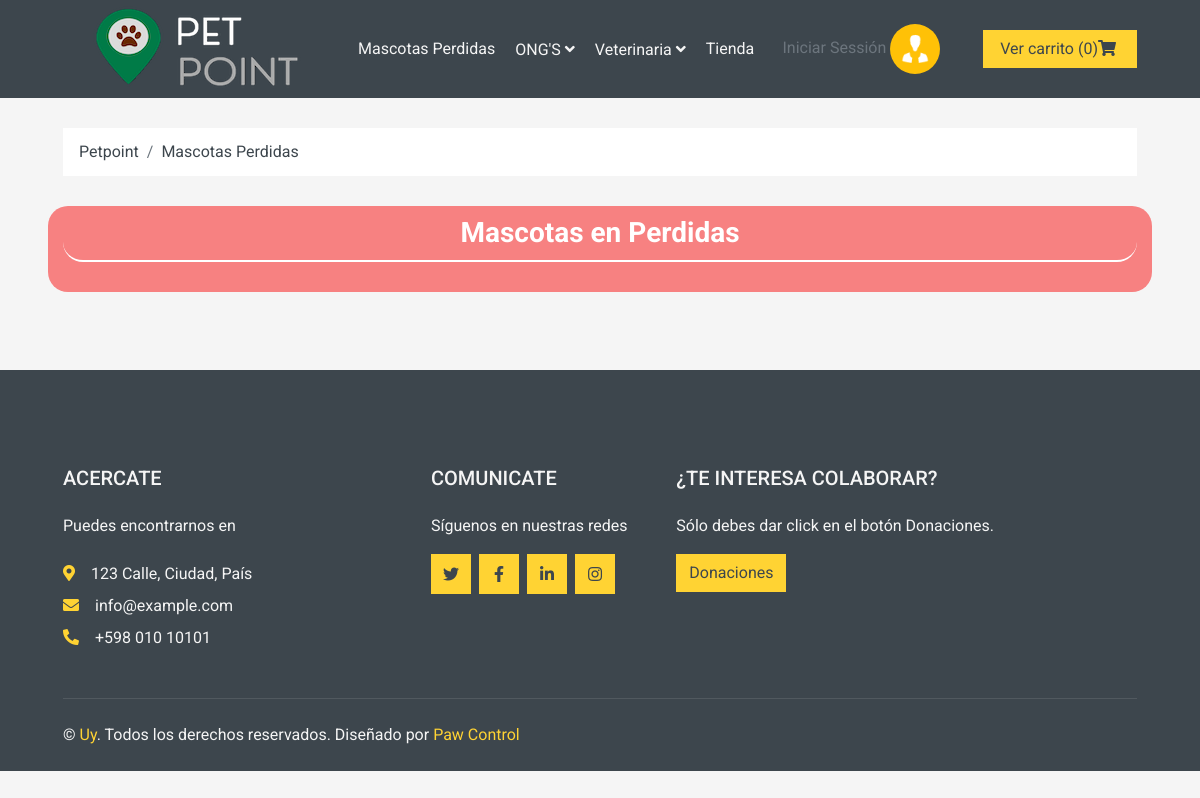
Page /View/MascotasPerdidas.php on the earlier database version.
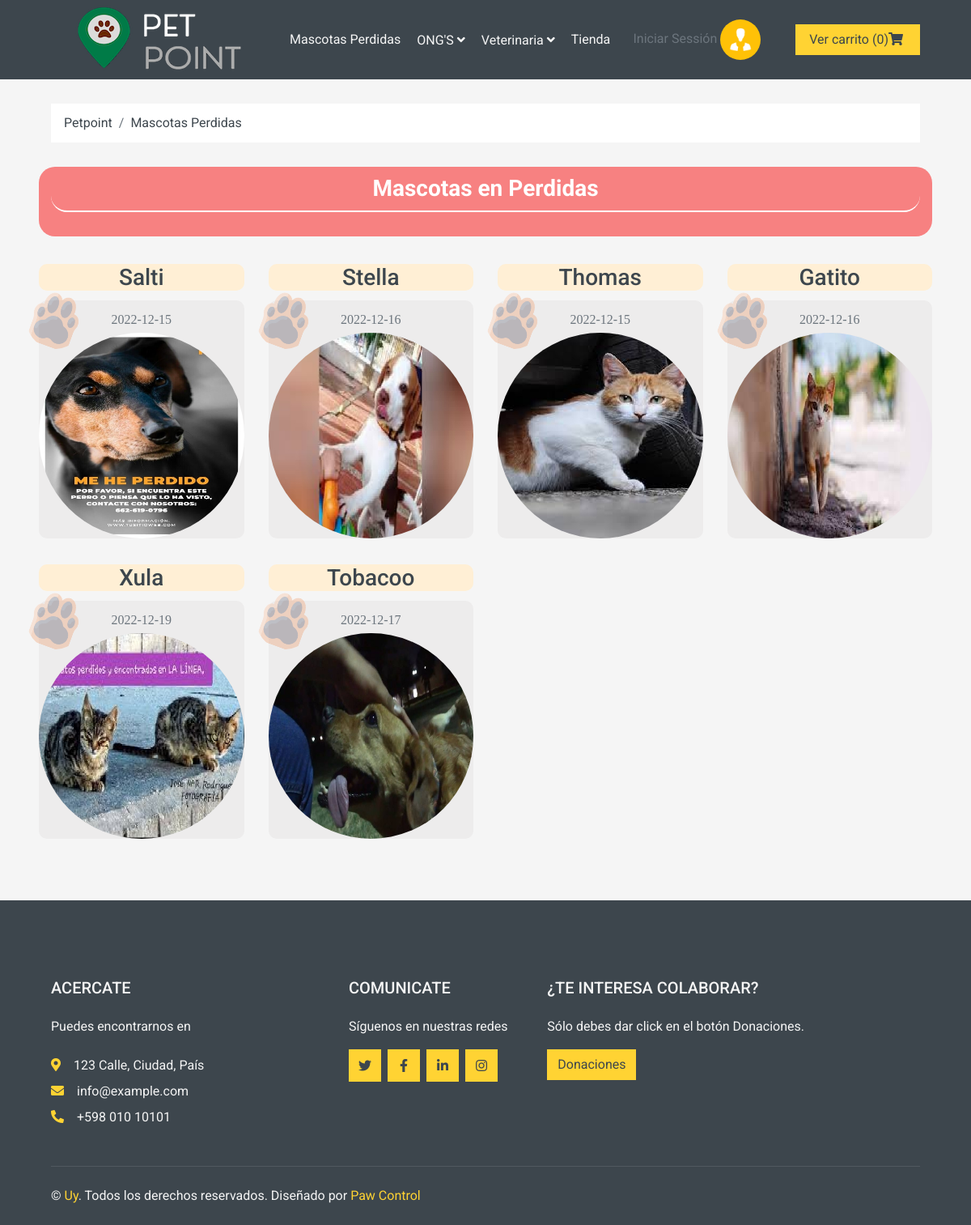
Same page on the later database version.
### tables this page shows
CREATE TABLE `mascotas` (
  `id` int(11) NOT NULL,
  `nombre` varchar(200) NOT NULL,
  `tipo` varchar(200) NOT NULL,
  `lugar` varchar(200) NOT NULL,
  `descripcion` varchar(200) NOT NULL,
  `fecha` date NOT NULL,
  `foto` varchar(200) NOT NULL,
  `codigo_usu` varchar(200) NOT NULL,
  `rolmascota` int(11) NOT NULL
);

### Controller/C_mascotasPerdidas.php (called while the page is built, shortened)
<?php
     try {
            $db = new Conexion();
            $con = $db->conectar();
            $consulta = "SELECT id, nombre, tipo, lugar, descripcion, fecha, foto FROM mascotas WHERE rolmascota = 1 ";
            $resultado = mysqli_query($con, $consulta);
            return $resultado;
        } catch (Exception $e) {
            echo "Error";
        }
?>

### View/MascotasPerdidas.php (the view, shortened to what this page needs)
<?php
include '../Controller/C_mascotasPerdidas.php';
?>
<html lang="es">
<head>
    <link href="https://cdnjs.cloudflare.com/ajax/libs/font-awesome/5.10.0/css/all.min.css" rel="stylesheet">
    <link href="lib/animate/animate.min.css" rel="stylesheet">
    <link href="lib/owlcarousel/assets/owl.carousel.min.css" rel="stylesheet">
    <link href="../Css/style.css" rel="stylesheet">
</head>
<body>
    <?php include "BarrasYLibrerias/BarraNavegacion.php"; ?>
    <div class="container-fluid">
        <div class="row px-xl-5">
            <div class="col-12">
                <nav class="breadcrumb bg-light mb-30">
                    <a class="breadcrumb-item text-dark" href="Index.php">Petpoint</a>
                    <a class="breadcrumb-item text-dark" href="MascotasPerdidas.php">Mascotas Perdidas</a>
                </nav>
            </div>
        </div>
    </div>
    <div class="container-fluid">
        <div class="row px-xl-5" >
            <div class="col-12" style="background-color: #F78181; border-radius: 20px; margin-bottom: 30px;">
               <h3 style="padding: 10px; margin-bottom: 30px; text-align: center; border-radius: 20px; color: #fff; border-bottom: 2px solid;">Mascotas en Perdidas</h3>
            </div>
        </div>
    </div>
     <div class="">
        <div class="row px-xl-5">
            <?php  foreach ($resultado as $row) { ?>
                <div class="col-lg-3 col-md-6 col-sm-6 pb-1">
                    <div class="text-center py-1">
                        <h1 class="h3 text-decoration-none text-truncate" style="background:#ffefd5; border-radius:10px;"><?php echo $row['nombre'] ?></h1>
                    </div>
                    <div class="product-item  mb-4" style="border-radius:10px; background:#EDECEC">
                        <div class="team-wrap" style=" content: Hola; position: absolute; font-family: flaticon; font-size: 50px; left: 0px; transform: rotate(20deg); opacity: 0.3; z-index: 10; margin-top: -10px;">
                        <img class="img-fluid rounded-circle w-100" src="../img/patas.png" style="width:70px; height:70px " alt="">
                        </div>
                        <div class="text-center py-1">
                            <div class="d-flex align-items-center justify-content-center mt-2">
                                <FONT FACE="impact"><?php echo $row['fecha'];   ?></FONT>
                            </div>
                        </div>
                        <div class="product-img position-relative overflow-hidden">
                            <img class="img-fluid rounded-circle w-100" src="<?php echo $row['foto'] ?>" alt="">
                            <div class="product-action">
                            </div>
                        </div>
                    </div>
                </div>
            <?php } ?>
        </div>
    </div>
    <?php
    include "BarrasYLibrerias/Footer.php";
    ?>
</body>
</html>

### View/BarrasYLibrerias/BarraNavegacion.php (shortened to what this page needs)
<?php
if (!isset($_SESSION['rol'])) {
    $name  = 'Iniciar Sessión';
}
?>
<div class="container-fluid bg-dark mb-30">
    <div class="row px-xl-5">
        <div class="col-lg-12">
            <nav class="navbar navbar-expand-lg bg-dark navbar-dark py-3 py-lg-0 px-0">
                <a href="../View/Index.php" class="text-decoration d-block d-lg">
                    <img src="../img/petpointnwe1.png" class="img-responsive" alt="">
                </a>
                <div class="collapse navbar-collapse justify-content-between" id="navbarCollapse">
                    <div class="navbar-nav mr-auto py-0">
                        <a href="Index.php" class="nav-item nav-link"></a>
                        <div class="nav-item dropdown">
                            <a href="../View/MascotasPerdidas.php" class="nav-item nav-link">Mascotas Perdidas</a>
                        </div>
                        <div class="nav-item dropdown">
                            <a href="#" class="nav-link dropdown-toggle" data-toggle="dropdown">ONG'S <i class="fa fa-angle-down mt-1"></i></a>
                        </div>
                        <div class="nav-item dropdown">
                            <a href="#" class="nav-link dropdown-toggle" data-toggle="dropdown">Veterinaria <i class="fa fa-angle-down mt-1"></i></a>
                        </div>
                        <div class="nav-item dropdown">
                            <a href="../View/Distribuidora.php" class="nav-item nav-link">Tienda</a>
                        </div>
                    </div>
                    <div class="navbar-header">
                        <div class="d-flex">
                            <div class="dropdown d-inline-block user-dropdown">
                                <button type="button" class="btn header-item waves-effect" id="page-header-user-dropdown" data-bs-toggle="dropdown" aria-haspopup="true" aria-expanded="false">
                                    <span class="d-none d-xl-inline-block ms-1"><?php echo $name ?></span>
                                    <img class="rounded-circle header-profile-user" src="../img/imgperfil-a.png" alt="Header Avatar" width="50" height="50">
                                </button>
                            </div>
                            <div class="dropdown d-inline-block">
                                <button type="button" class="btn header-item noti-icon right-bar-toggle waves-effect">
                                </button>
                            </div>
                        </div>
                    </div>
                    <div class="navbar-nav  ">
                        <a href="../View/mostrarCarrito.php" class="nav-item ">
                        <button class="btn btn-primary px-3">Ver carrito (<?php echo (empty($_SESSION['carrito']))?0:count($_SESSION['carrito']); ?>)<i class="fa fa-shopping-cart mr-1"></i></button>
                        </a>
                        </div>
                    </div>
                </div>
        </div>
    </div>

### View/BarrasYLibrerias/Footer.php (shortened to what this page needs)
<div class="container-fluid bg-dark text-secondary mt-5 pt-5">
    <div class="row px-xl-5 pt-5">
        <div class="col-lg-4 col-md-12 mb-5 pr-3 pr-xl-5">
            <h5 class="text-secondary text-uppercase mb-4">Acercate</h5>
            <p class="mb-4">Puedes encontrarnos en</p>
            <p class="mb-2"><i class="fa fa-map-marker-alt text-primary mr-3"></i>123 Calle, Ciudad, País</p>
            <p class="mb-2"><i class="fa fa-envelope text-primary mr-3"></i>info@example.com</p>
            <p class="mb-0"><i class="fa fa-phone-alt text-primary mr-3"></i>+598 010 10101</p>
        </div>
        <div class="col-lg-8 col-md-12">
            <div class="row">
                <div class="col-md-4 mb-5">
                    <h5 class="text-secondary text-uppercase mb-4">COMUNICATE</h5>
                    <p >Síguenos en nuestras redes</p>
                    <div class="d-flex">
                        <a class="btn btn-primary btn-square mr-2" href="#"><i class="fab fa-twitter"></i></a>
                        <a class="btn btn-primary btn-square mr-2" href="#"><i class="fab fa-facebook-f"></i></a>
                        <a class="btn btn-primary btn-square mr-2" href="#"><i class="fab fa-linkedin-in"></i></a>
                        <a class="btn btn-primary btn-square" href="#"><i class="fab fa-instagram"></i></a>
                    </div>
                </div>
                <div class="col-md-8 mb-5 ml-auto">
                    <h5 class="text-secondary text-uppercase mb-4">¿Te interesa colaborar?</h5>
                    <p>Sólo debes dar click en el botón Donaciones.</p>
                    <div class="input-group">
                        <div>
                            <a href="../View/donaciones.php"><button class="btn btn-primary">Donaciones</button></a>
                        </div>
                    </div>
                </div>
            </div>
        </div>
    </div>
    <div class="row border-top mx-xl-5 py-4" style="border-color: rgba(256, 256, 256, .1) !important;">
        <div class="col-md-6 px-xl-0">
            <p class="mb-md-0 text-center text-md-left text-secondary">
                &copy; <a class="text-primary" href="#">Uy</a>. Todos los derechos reservados. Diseñado por
                <a class="text-primary" href="#">Paw Control</a>
            </p>
        </div>
        <div class="col-md-6 px-xl-0 text-center text-md-right">
        </div>
    </div>
</div>

Differences in the rows shown:
added mascotas: nombre "Salti", fecha "2022-12-15", foto (picture)
added mascotas: nombre "Stella", fecha "2022-12-16", foto (picture)
added mascotas: nombre "Thomas", fecha "2022-12-15", foto (picture)
added mascotas: nombre "Gatito", fecha "2022-12-16", foto (picture)
added mascotas: nombre "Xula", fecha "2022-12-19", foto (picture)
added mascotas: nombre "Tobacoo", fecha "2022-12-17", foto (picture)
